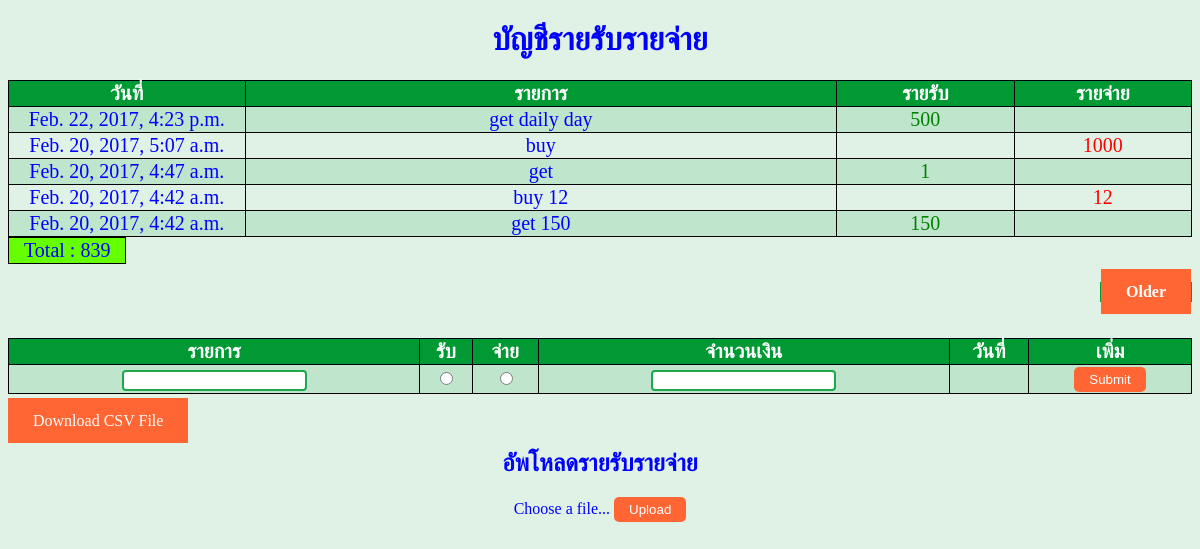
Before: / with the older database file.
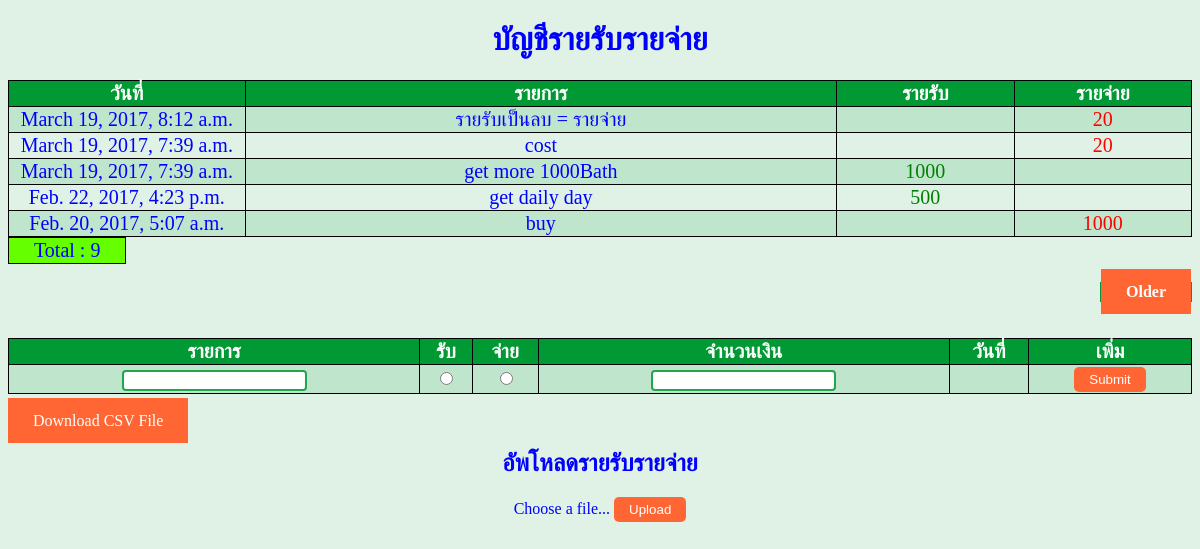
After: the same page with the newer database file.
### savemoney/models.py (models this page shows, shortened)
class SaveMoney(models.Model):
    detail = models.CharField(max_length=200)
    money = models.IntegerField(default=0)
    dateTime = models.DateTimeField('date published')
    def get_abs(self):
        return abs(self.money)

### savemoney/views.py (the view)
# urls.py: url(r'^$', views.detail, name='detail'),
def detail(request, page=1):
    latest_detail_list = SaveMoney.objects.order_by('-dateTime')[(int(page)-1)*5:int(page)*5]
    total=0
    count=0
    all_detail_list = SaveMoney.objects.order_by('-dateTime')[:]
    for i in  all_detail_list:
    	total += i.money
    	count += 1
    lastPage = int((count-1)/5+1)
    context = {'latest_detail_list': latest_detail_list,
    			 	'total':total,
    			 	'page':int(page),
    			 	'lastPage':lastPage}
    return render(request, 'savemoney/showdetail.html', context)

### savemoney/templates/savemoney/showdetail.html (shortened to what this page needs)
{% load static %}
 <!DOCTYPE html>
<html>
<head>
<link rel="stylesheet" type="text/css" href="{% static 'savemoney/style.css' %}" />
</head>
<body>
<h1>บัญชีรายรับรายจ่าย</h1>
{% if latest_detail_list %}
	<table class="table1" >
	<tr>
	    <th width="20%">วันที่</th>
	    <th>รายการ</th>
	    <th width="15%">รายรับ</th>
	    <th width="15%">รายจ่าย</th>
	</tr>
    {% for SaveMoney in latest_detail_list %}
    <tr>
    	<td>{{SaveMoney.dateTime}}</td>
        <td>{{ SaveMoney.detail }}</td>
        {% if SaveMoney.money >= 0 %}
        	<div class="income"><td><font color="green">{{SaveMoney.money}}</font></td>
        	<td></td></div>
        {% else %}
        	<div class="out"><td></td>
        	<td><font color="red">{{SaveMoney.get_abs}}</font></td></div>
        {% endif %}
    </tr>
    {% endfor %}
    </table>
    <table class="total">
    	<tr ><td >Total : {{total}} </td></tr>
    </table>
{% else %}
    <p>No Detail</p>
{% endif %}
<br>
<table class="changePage">
{% if page < lastPage %}
		<th class="right"><a href="{% url 'SaveMoney:olderPage' page %}">Older </a></th>
{% endif %}
</table>
<br>
<br>
<table class="saveDetail">
    <tr>
        <th> รายการ </th>
        <th> รับ</th>
        <th> จ่าย</th>
        <th> จำนวนเงิน</th>
        <th> วันที่</th>
        <th> เพิ่ม</th>
    </tr>
    <form action="{% url 'SaveMoney:saveDatailtoModel' %}" method="post" target="_self">
    <tr>
        <td><input type="text" name="detail"> </td>
        <td> <input type="radio" name="moneyType" value="income"> </td>
        <td> <input type="radio" name="moneyType" value="out"> </td>
        <td> <input type="number" name="moneyValue"> </td>
        <td>  </td>
        <td> <input type="submit" value="Submit"> </td>
    </tr></form>
</table>
<br>
<div class="downloadCSVFile"><a href="{% url 'SaveMoney:downloadCSVFile' %}">Download CSV File</a></div>
<h2>อัพโหลดรายรับรายจ่าย </h2>
<form  action="{% url 'SaveMoney:saveCSVFile' %}" method="post" enctype="multipart/form-data">
    <label for="csvFile">Choose a file... </label>
    <input type="submit" value="Upload" />
</form>
</body>
</html>

### savemoney/static/savemoney/style.css (style rules this page uses)
body { color: blue; background-color: #dff2e5; text-align: center; }
a:link, a:visited { background-color: #FF6633 ; color: white; padding: 14px 25px; text-align: center; text-decoration: none; }
.right { float: right; border: 0px; }
.total { background-color: #66FF00 ; font-family: "Times New Roman", Times, serif; font-size: 20px; width: 10%; border: 0px; }
table { border: 1px solid black; border-collapse: collapse; }
th { background-color: #009933; border: 1px solid black; color: white; }
td { border: 1px solid black; }
tr:nth-child(even) { background-color: #bfe6cc }
table.table1 { border-bottom: 1px solid #ddd; font-family: "Times New Roman", Times, serif; font-size: 20px; width: 100%; text-align: center; }
.changePage { width: 100%; border: 0px solid black; }
table.saveDetail { background-color: #FF99FF; font-family: "Times New Roman", Times, serif; font-size: 20px; width: 100%; text-align:center; }
div.income { font-style: normal; font-family: "Times New Roman", Times, serif; color: green; font-size: 20px; }
div.out { font-style: normal; font-family: "Comic Sans MS", Times, serif; color: red; font-size: 20px; }
div.downloadCSVFile { color: red; text-align:left; }
input[type=text] { border: 2px solid #20a64d; border-radius: 4px; }
input[type=number] { border: 2px solid #20a64d; border-radius: 4px; }
input[type=submit] { padding:5px 15px; background:#FF6633; color: white; border:0 none; cursor:pointer; -webkit-border-radius: 5px; border-radius: 5px; }

Changed rows visible on the page:
removed SaveMoney: dateTime "Feb. 20, 2017, 4:47 a.m.", detail "get", money "1"
removed SaveMoney: dateTime "Feb. 20, 2017, 4:42 a.m.", detail "buy 12", get_abs "12"
removed SaveMoney: dateTime "Feb. 20, 2017, 4:42 a.m.", detail "get 150", money "150"
added SaveMoney: dateTime "March 19, 2017, 8:12 a.m.", detail "รายรับเป็นลบ = รายจ่าย", get_abs "20"
added SaveMoney: dateTime "March 19, 2017, 7:39 a.m.", detail "cost", get_abs "20"
added SaveMoney: dateTime "March 19, 2017, 7:39 a.m.", detail "get more 1000Bath", money "1000"
Other visible differences:
{{ total }}: "839" → "9"
